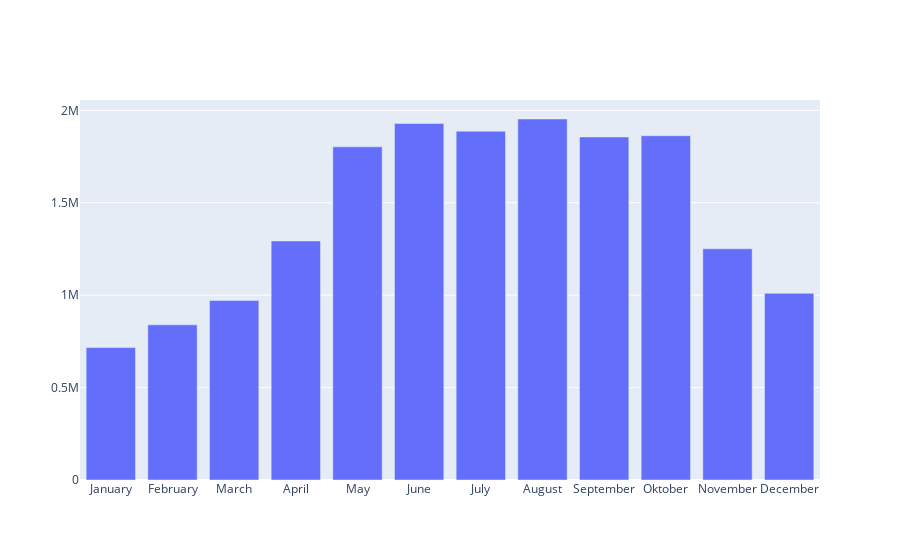

This figure's notebook cell:
### Markdown cell above
Plotting the amount of trips per month:

### Code cell
months = ['January', 'February', 'March', 'April', 'May', 'June', 'July', 'August', 'September', 'Oktober', 'November', 'December']

data = [go.Bar(
   x = months,
   y = [pickups_and_dropoffs[pickups_and_dropoffs['month'] == i+1]['pickups'].sum() for i, month in enumerate(months)]
)]
fig = go.Figure(data=data)
fig.show()

### Figure 1 — Plotly figure (JSON) as saved in the notebook; plotly's stock layout.template omitted (floating-point values rounded to 4 significant figures)
{"data": [{"type": "bar", "x": ["January", "February", "March", "April", "May", "June", "July", "August", "September", "Oktober", "November", "December"], "y": [716441, 839541, 971367, 1293519, 1802612, 1928740, 1887438, 1953287, 1856021, 1862763, 1250895, 1010186]}], "layout": {}}
